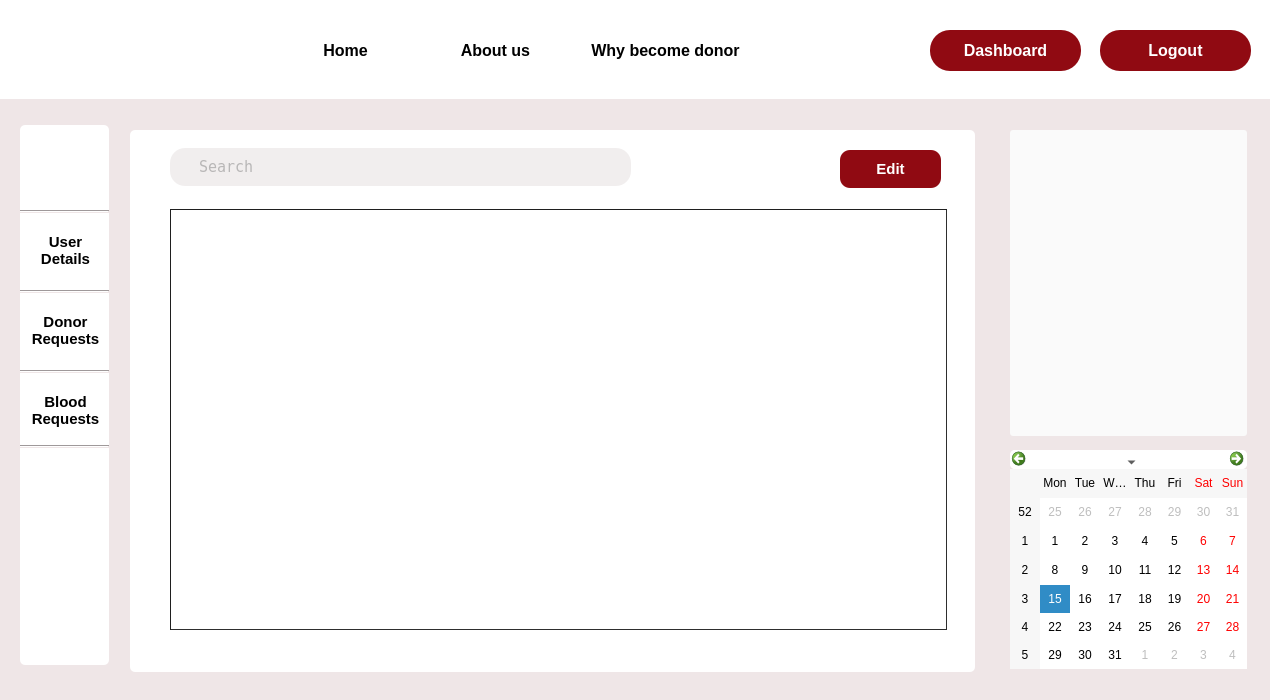
<?xml version="1.0" encoding="UTF-8"?>
<ui version="4.0">
 <class>patient_requests</class>
 <widget class="QDialog" name="patient_requests">
  <property name="geometry">
   <rect>
    <x>0</x>
    <y>0</y>
    <width>1270</width>
    <height>700</height>
   </rect>
  </property>
  <property name="windowTitle">
   <string>Dialog</string>
  </property>
  <property name="styleSheet">
   <string notr="true">background-color:#EFE6E7;</string>
  </property>
  <widget class="QPushButton" name="my_details">
   <property name="geometry">
    <rect>
     <x>25</x>
     <y>220</y>
     <width>81</width>
     <height>61</height>
    </rect>
   </property>
   <property name="font">
    <font>
     <pointsize>11</pointsize>
     <bold>true</bold>
    </font>
   </property>
   <property name="cursor">
    <cursorShape>PointingHandCursor</cursorShape>
   </property>
   <property name="styleSheet">
    <string notr="true">#my_details


{
 background-color:rgb(255, 255, 255);
border-radius:5px;
}

#my_details::hover
{

	color: rgb(144, 10, 18);
}</string>
   </property>
   <property name="text">
    <string>User
Details</string>
   </property>
  </widget>
  <widget class="QPushButton" name="about">
   <property name="geometry">
    <rect>
     <x>420</x>
     <y>30</y>
     <width>151</width>
     <height>41</height>
    </rect>
   </property>
   <property name="font">
    <font>
     <pointsize>12</pointsize>
     <bold>true</bold>
    </font>
   </property>
   <property name="cursor">
    <cursorShape>PointingHandCursor</cursorShape>
   </property>
   <property name="styleSheet">
    <string notr="true">#about

{
 background-color:rgb(255, 255, 255);
border-radius:0.5px;
}

#about::hover{border-bottom :3px solid rgb(144, 10, 18);
color: rgb(144, 10, 18);}</string>
   </property>
   <property name="text">
    <string>About us</string>
   </property>
  </widget>
  <widget class="QPushButton" name="login">
   <property name="geometry">
    <rect>
     <x>930</x>
     <y>30</y>
     <width>151</width>
     <height>41</height>
    </rect>
   </property>
   <property name="font">
    <font>
     <pointsize>12</pointsize>
     <bold>true</bold>
    </font>
   </property>
   <property name="cursor">
    <cursorShape>PointingHandCursor</cursorShape>
   </property>
   <property name="styleSheet">
    <string notr="true">#login
{
 background-color:rgb(144, 10, 18);
border-radius:20px;
	color: rgb(255, 255, 255);
}

#login::hover
{
background-color:white;
	color: rgb(144, 10, 18);
}</string>
   </property>
   <property name="text">
    <string>Dashboard</string>
   </property>
  </widget>
  <widget class="QLabel" name="label_3">
   <property name="geometry">
    <rect>
     <x>130</x>
     <y>130</y>
     <width>845</width>
     <height>542</height>
    </rect>
   </property>
   <property name="font">
    <font>
     <pointsize>16</pointsize>
    </font>
   </property>
   <property name="styleSheet">
    <string notr="true">background-color: rgb(255, 255, 255);
border-radius:5px;</string>
   </property>
   <property name="text">
    <string/>
   </property>
  </widget>
  <widget class="QLabel" name="label_7">
   <property name="geometry">
    <rect>
     <x>20</x>
     <y>0</y>
     <width>81</width>
     <height>91</height>
    </rect>
   </property>
   <property name="styleSheet">
    <string notr="true">background-color:rgb(255, 255, 255);
border-image: url(:/img/Images/logo1.png);</string>
   </property>
   <property name="text">
    <string/>
   </property>
  </widget>
  <widget class="QPushButton" name="why">
   <property name="geometry">
    <rect>
     <x>550</x>
     <y>30</y>
     <width>231</width>
     <height>41</height>
    </rect>
   </property>
   <property name="font">
    <font>
     <pointsize>12</pointsize>
     <bold>true</bold>
    </font>
   </property>
   <property name="cursor">
    <cursorShape>PointingHandCursor</cursorShape>
   </property>
   <property name="styleSheet">
    <string notr="true">#why

{
 background-color:rgb(255, 255, 255);
border-radius:0.5px;
}


#why::hover{border-bottom :3px solid rgb(144, 10, 18);
color: rgb(144, 10, 18);}</string>
   </property>
   <property name="text">
    <string>Why become donor</string>
   </property>
  </widget>
  <widget class="QLabel" name="label_5">
   <property name="geometry">
    <rect>
     <x>35</x>
     <y>140</y>
     <width>63</width>
     <height>61</height>
    </rect>
   </property>
   <property name="cursor">
    <cursorShape>PointingHandCursor</cursorShape>
   </property>
   <property name="styleSheet">
    <string notr="true">background-color: rgb(255, 255, 255);
border-image: url(:/img/Images/Profile.png);</string>
   </property>
   <property name="text">
    <string/>
   </property>
  </widget>
  <widget class="QPushButton" name="my_details_3">
   <property name="geometry">
    <rect>
     <x>25</x>
     <y>380</y>
     <width>81</width>
     <height>61</height>
    </rect>
   </property>
   <property name="font">
    <font>
     <pointsize>11</pointsize>
     <bold>true</bold>
    </font>
   </property>
   <property name="cursor">
    <cursorShape>PointingHandCursor</cursorShape>
   </property>
   <property name="styleSheet">
    <string notr="true">*{
 background-color:rgb(255, 255, 255);
border-radius:5px;}

#my_details_3::hover
{

	color: rgb(144, 10, 18);
}
</string>
   </property>
   <property name="text">
    <string>Blood
Requests</string>
   </property>
  </widget>
  <widget class="Line" name="line_3">
   <property name="geometry">
    <rect>
     <x>20</x>
     <y>370</y>
     <width>89</width>
     <height>3</height>
    </rect>
   </property>
   <property name="orientation">
    <enum>Qt::Horizontal</enum>
   </property>
  </widget>
  <widget class="QPushButton" name="my_details_2">
   <property name="geometry">
    <rect>
     <x>25</x>
     <y>300</y>
     <width>81</width>
     <height>61</height>
    </rect>
   </property>
   <property name="font">
    <font>
     <pointsize>11</pointsize>
     <bold>true</bold>
    </font>
   </property>
   <property name="cursor">
    <cursorShape>PointingHandCursor</cursorShape>
   </property>
   <property name="styleSheet">
    <string notr="true">*{
 background-color:rgb(255, 255, 255);
border-radius:5px;}

#my_details_2::hover
{

	color: rgb(144, 10, 18);
}</string>
   </property>
   <property name="text">
    <string>Donor
Requests</string>
   </property>
  </widget>
  <widget class="Line" name="line_4">
   <property name="geometry">
    <rect>
     <x>20</x>
     <y>445</y>
     <width>89</width>
     <height>3</height>
    </rect>
   </property>
   <property name="orientation">
    <enum>Qt::Horizontal</enum>
   </property>
  </widget>
  <widget class="Line" name="line_2">
   <property name="geometry">
    <rect>
     <x>20</x>
     <y>290</y>
     <width>89</width>
     <height>3</height>
    </rect>
   </property>
   <property name="orientation">
    <enum>Qt::Horizontal</enum>
   </property>
  </widget>
  <widget class="QPushButton" name="home">
   <property name="geometry">
    <rect>
     <x>290</x>
     <y>30</y>
     <width>111</width>
     <height>41</height>
    </rect>
   </property>
   <property name="font">
    <font>
     <pointsize>12</pointsize>
     <bold>true</bold>
    </font>
   </property>
   <property name="cursor">
    <cursorShape>PointingHandCursor</cursorShape>
   </property>
   <property name="styleSheet">
    <string notr="true">#home

{
 background-color:rgb(255, 255, 255);
border-radius:0.5px;
}

#home::hover{border-bottom :3px solid rgb(144, 10, 18);
color: rgb(144, 10, 18);}</string>
   </property>
   <property name="text">
    <string>Home</string>
   </property>
  </widget>
  <widget class="QLabel" name="label">
   <property name="geometry">
    <rect>
     <x>0</x>
     <y>0</y>
     <width>1280</width>
     <height>99</height>
    </rect>
   </property>
   <property name="styleSheet">
    <string notr="true">background-color: rgb(255, 255, 255);</string>
   </property>
   <property name="text">
    <string/>
   </property>
  </widget>
  <widget class="QLabel" name="label_2">
   <property name="geometry">
    <rect>
     <x>20</x>
     <y>125</y>
     <width>89</width>
     <height>540</height>
    </rect>
   </property>
   <property name="styleSheet">
    <string notr="true">background-color: rgb(255, 255, 255);
border-radius:5px;</string>
   </property>
   <property name="text">
    <string/>
   </property>
  </widget>
  <widget class="QCalendarWidget" name="calendarWidget">
   <property name="geometry">
    <rect>
     <x>1010</x>
     <y>450</y>
     <width>237</width>
     <height>219</height>
    </rect>
   </property>
   <property name="cursor">
    <cursorShape>PointingHandCursor</cursorShape>
   </property>
   <property name="styleSheet">
    <string notr="true">background-color: rgb(255, 255, 255);
border-radius:5px;</string>
   </property>
  </widget>
  <widget class="Line" name="line">
   <property name="geometry">
    <rect>
     <x>20</x>
     <y>210</y>
     <width>89</width>
     <height>3</height>
    </rect>
   </property>
   <property name="orientation">
    <enum>Qt::Horizontal</enum>
   </property>
  </widget>
  <widget class="QTableView" name="tableView">
   <property name="geometry">
    <rect>
     <x>170</x>
     <y>209</y>
     <width>777</width>
     <height>421</height>
    </rect>
   </property>
   <property name="styleSheet">
    <string notr="true">border-color: rgb(31, 31, 31);
background-color: rgb(255, 255, 255);
border-width : 1.2px;
border-style:inset;
</string>
   </property>
   <attribute name="verticalHeaderVisible">
    <bool>false</bool>
   </attribute>
   <attribute name="verticalHeaderHighlightSections">
    <bool>false</bool>
   </attribute>
   <attribute name="verticalHeaderShowSortIndicator" stdset="0">
    <bool>false</bool>
   </attribute>
  </widget>
  <widget class="QLineEdit" name="search">
   <property name="geometry">
    <rect>
     <x>170</x>
     <y>148</y>
     <width>461</width>
     <height>38</height>
    </rect>
   </property>
   <property name="font">
    <font>
     <family>Andale Mono</family>
     <pointsize>11</pointsize>
    </font>
   </property>
   <property name="cursor">
    <cursorShape>IBeamCursor</cursorShape>
   </property>
   <property name="styleSheet">
    <string notr="true">background-color: #F1EEEE;;
color:grey;
border-radius:15px;
font-family:Andale Mono;</string>
   </property>
   <property name="text">
    <string/>
   </property>
   <property name="placeholderText">
    <string>   Search</string>
   </property>
  </widget>
  <widget class="QPushButton" name="pushButton">
   <property name="geometry">
    <rect>
     <x>840</x>
     <y>150</y>
     <width>101</width>
     <height>38</height>
    </rect>
   </property>
   <property name="font">
    <font>
     <pointsize>11</pointsize>
     <bold>true</bold>
    </font>
   </property>
   <property name="cursor">
    <cursorShape>PointingHandCursor</cursorShape>
   </property>
   <property name="styleSheet">
    <string notr="true">*{background-color: rgb(144, 10, 18);
color: rgb(255, 255, 255);
border-radius:10px;}

#pushButton::hoever
{
	background-color: rgb(255, 255, 255);
	color: rgb(144, 10, 18);
}
</string>
   </property>
   <property name="text">
    <string>Edit</string>
   </property>
  </widget>
  <widget class="QPushButton" name="login_2">
   <property name="geometry">
    <rect>
     <x>1100</x>
     <y>30</y>
     <width>151</width>
     <height>41</height>
    </rect>
   </property>
   <property name="font">
    <font>
     <pointsize>12</pointsize>
     <bold>true</bold>
    </font>
   </property>
   <property name="cursor">
    <cursorShape>PointingHandCursor</cursorShape>
   </property>
   <property name="styleSheet">
    <string notr="true">#login_2
{
 background-color:rgb(144, 10, 18);
border-radius:20px;
	color: rgb(255, 255, 255);
}

#login2::hover
{
background-color:white;
	color: rgb(144, 10, 18);
}</string>
   </property>
   <property name="text">
    <string>Logout</string>
   </property>
  </widget>
  <widget class="QPushButton" name="pushButton_4">
   <property name="geometry">
    <rect>
     <x>1010</x>
     <y>130</y>
     <width>237</width>
     <height>306</height>
    </rect>
   </property>
   <property name="styleSheet">
    <string notr="true">background-color: rgb(250, 250, 250);
border-radius:3px;
</string>
   </property>
   <property name="text">
    <string/>
   </property>
   <property name="icon">
    <iconset resource="Resources.qrc">
     <normaloff>:/Images/donor_day.JPG</normaloff>:/Images/donor_day.JPG</iconset>
   </property>
   <property name="iconSize">
    <size>
     <width>250</width>
     <height>400</height>
    </size>
   </property>
  </widget>
  <zorder>label_2</zorder>
  <zorder>label</zorder>
  <zorder>my_details</zorder>
  <zorder>about</zorder>
  <zorder>login</zorder>
  <zorder>label_3</zorder>
  <zorder>label_7</zorder>
  <zorder>why</zorder>
  <zorder>label_5</zorder>
  <zorder>my_details_3</zorder>
  <zorder>line_3</zorder>
  <zorder>my_details_2</zorder>
  <zorder>line_4</zorder>
  <zorder>line_2</zorder>
  <zorder>home</zorder>
  <zorder>calendarWidget</zorder>
  <zorder>line</zorder>
  <zorder>tableView</zorder>
  <zorder>search</zorder>
  <zorder>pushButton</zorder>
  <zorder>login_2</zorder>
  <zorder>pushButton_4</zorder>
 </widget>
 <resources>
  <include location="Resources.qrc"/>
 </resources>
 <connections/>
</ui>
